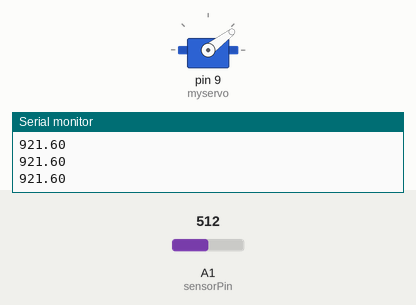
Bench run of a sketch on a simulated Arduino Uno, built with avr-gcc and run on an emulated ATmega328P. Parts: servo, the last lines printed to the serial monitor. The test bench sets the inputs (shaded band); at power-on: A1 (sensorPin) = 512.

Above: at 1.2 s.
1.3 s: A1 (sensorPin) set to 716
At 2.7 s:
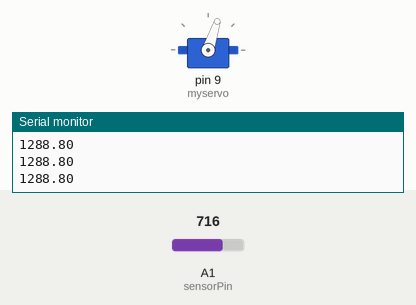
3.0 s: A1 (sensorPin) set to 900
At 4.3 s:
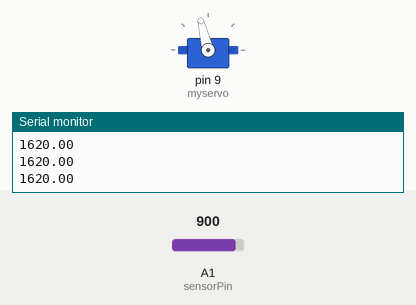
4.6 s: A1 (sensorPin) set to 1023
At 5.8 s:
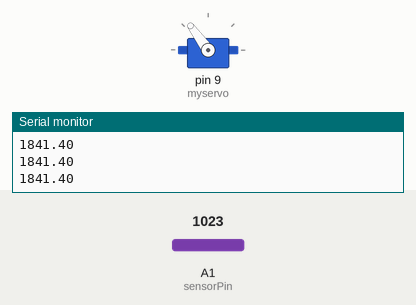
6.2 s: A1 (sensorPin) set to 306
At 7.2 s:
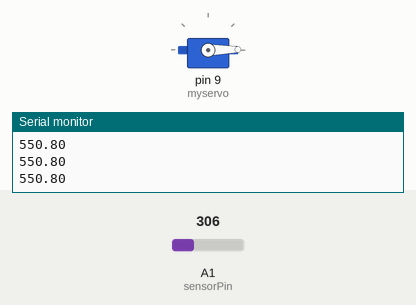
7.8 s: A1 (sensorPin) set to 122
At 8.6 s:
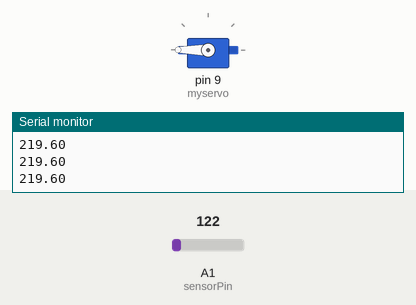
Timing chart, 0 to 10.4 s (numbered marks = the images above; inputs shaded):
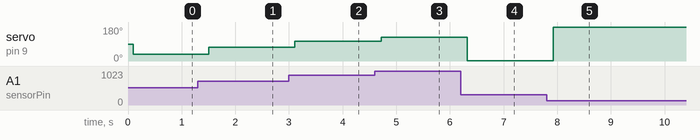

Measured:
- after the input at 1.3 s, servo on pin 9 (myservo): 37° → 72° after 0.21 s
- after the input at 3.0 s, servo on pin 9 (myservo): 72° → 104° after 0.11 s
- after the input at 4.6 s, servo on pin 9 (myservo): 104° → 126° after 0.12 s
- after the input at 6.2 s, servo on pin 9 (myservo): 126° → 1° after 0.12 s
- after the input at 7.8 s, servo on pin 9 (myservo): 1° → 180° after 0.13 s

The sketch:

Servo_Light_Sensor.ino
```cpp
// RC Servo plus light sensor control

#include <Servo.h>

Servo myservo;  // create servo object to control a servo
                // a maximum of eight servo objects can be created

int sensorPin = A1; //selected A1 analog input to control servo using light sensor
int sensorDelay = 100; //time to wait before next step of code (1000) was old time
int sensorValue = 0; // variable to store the value coming from the sensor
float servoLoc = 180 ;

void setup()
{
  myservo.attach(9);  // attaches the servo on pin 9 to the servo object
  Serial.begin(9600);
}


void loop()
{
  // read the value from the sensor:
  sensorValue = analogRead(sensorPin);
  // delays by .1 seconds
  delay(sensorDelay);
  // scales sensor readings to servo angle
  servoLoc = sensorValue*1.8;
  // writes the calculated servo location to the servo
  myservo.write(servoLoc);
  // prints out servo location
  Serial.println(servoLoc);
  delay(sensorDelay);
}
```
